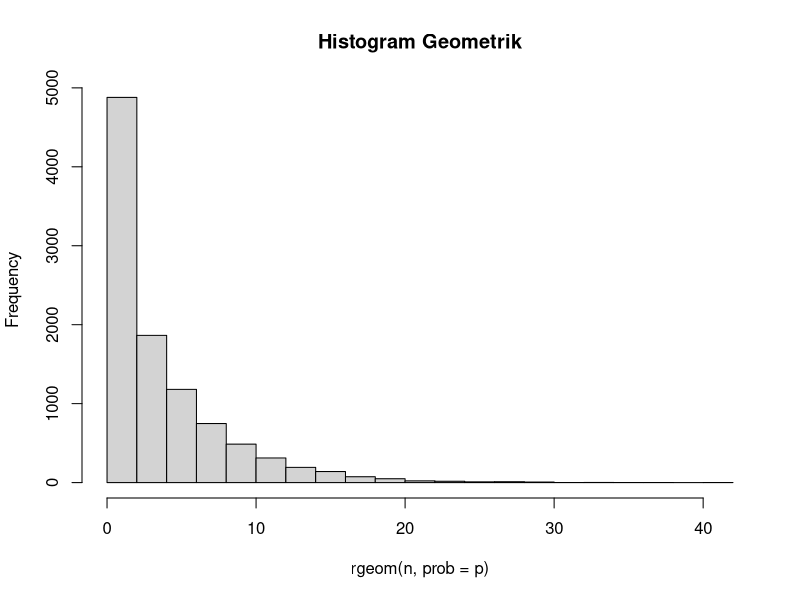

Recreate this plot in R.
# A
p = 0.2
x = 3
P <- dgeom(x, p)
P

#B
mean(rgeom(n= 10000, prob=p) == 3)

#C
#D
n= 10000
hist(rgeom(n, prob = p), main = 'Histogram Geometrik')

#E
mean = 1/p
mean
variance = (1 - p)/(p ^ 2)
variance

